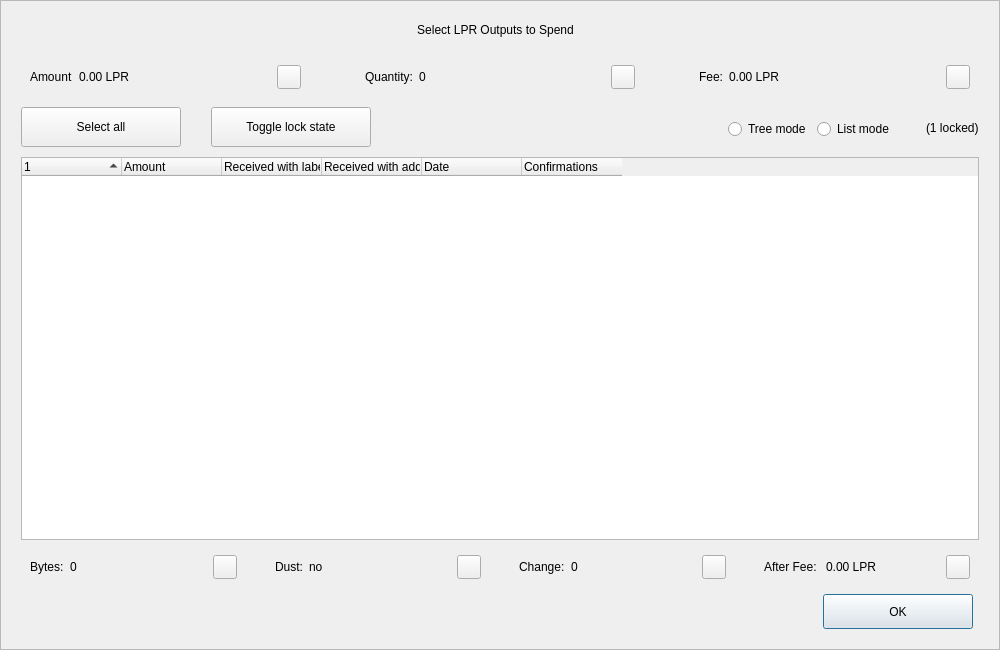
<?xml version="1.0" encoding="UTF-8"?>
<ui version="4.0">
 <class>CoinControlDialog</class>
 <widget class="QDialog" name="CoinControlDialog">
  <property name="geometry">
   <rect>
    <x>0</x>
    <y>0</y>
    <width>1000</width>
    <height>650</height>
   </rect>
  </property>
  <property name="minimumSize">
   <size>
    <width>950</width>
    <height>650</height>
   </size>
  </property>
  <property name="windowTitle">
   <string>Coin Selection</string>
  </property>
  <property name="styleSheet">
   <string notr="true"/>
  </property>
  <layout class="QVBoxLayout" name="verticalLayout">
   <property name="spacing">
    <number>0</number>
   </property>
   <property name="leftMargin">
    <number>0</number>
   </property>
   <property name="topMargin">
    <number>0</number>
   </property>
   <property name="rightMargin">
    <number>0</number>
   </property>
   <property name="bottomMargin">
    <number>0</number>
   </property>
   <item>
    <widget class="QFrame" name="frameContainer">
     <property name="toolTipDuration">
      <number>0</number>
     </property>
     <property name="frameShape">
      <enum>QFrame::StyledPanel</enum>
     </property>
     <property name="frameShadow">
      <enum>QFrame::Raised</enum>
     </property>
     <layout class="QVBoxLayout" name="verticalLayout_2">
      <property name="leftMargin">
       <number>0</number>
      </property>
      <property name="rightMargin">
       <number>0</number>
      </property>
      <property name="bottomMargin">
       <number>20</number>
      </property>
      <item>
       <layout class="QHBoxLayout" name="horizontalLayout_12">
        <property name="spacing">
         <number>0</number>
        </property>
        <property name="leftMargin">
         <number>20</number>
        </property>
        <property name="rightMargin">
         <number>30</number>
        </property>
        <item>
         <spacer name="horizontalSpacer_4">
          <property name="orientation">
           <enum>Qt::Horizontal</enum>
          </property>
          <property name="sizeHint" stdset="0">
           <size>
            <width>40</width>
            <height>20</height>
           </size>
          </property>
         </spacer>
        </item>
        <item>
         <widget class="QLabel" name="labelTitle">
          <property name="minimumSize">
           <size>
            <width>0</width>
            <height>40</height>
           </size>
          </property>
          <property name="maximumSize">
           <size>
            <width>16777215</width>
            <height>40</height>
           </size>
          </property>
          <property name="text">
           <string>Select LPR Outputs to Spend</string>
          </property>
          <property name="alignment">
           <set>Qt::AlignCenter</set>
          </property>
          <property name="margin">
           <number>7</number>
          </property>
         </widget>
        </item>
        <item>
         <spacer name="horizontalSpacer_5">
          <property name="orientation">
           <enum>Qt::Horizontal</enum>
          </property>
          <property name="sizeHint" stdset="0">
           <size>
            <width>40</width>
            <height>20</height>
           </size>
          </property>
         </spacer>
        </item>
       </layout>
      </item>
      <item>
       <layout class="QHBoxLayout" name="horizontalLayout_8">
        <property name="leftMargin">
         <number>20</number>
        </property>
        <property name="rightMargin">
         <number>20</number>
        </property>
        <item>
         <widget class="QWidget" name="layoutAmount" native="true">
          <layout class="QHBoxLayout" name="horizontalLayout_9" stretch="0,1,0">
           <item>
            <widget class="QLabel" name="labelCoinControlAmountText">
             <property name="text">
              <string>Amount</string>
             </property>
            </widget>
           </item>
           <item>
            <widget class="QLabel" name="labelCoinControlAmount">
             <property name="text">
              <string>0.00 LPR</string>
             </property>
            </widget>
           </item>
           <item alignment="Qt::AlignHCenter|Qt::AlignVCenter">
            <widget class="QPushButton" name="pushButtonAmount">
             <property name="minimumSize">
              <size>
               <width>0</width>
               <height>24</height>
              </size>
             </property>
             <property name="maximumSize">
              <size>
               <width>24</width>
               <height>26</height>
              </size>
             </property>
             <property name="focusPolicy">
              <enum>Qt::NoFocus</enum>
             </property>
             <property name="styleSheet">
              <string notr="true">padding-bottom:2px;
padding-right:4px;</string>
             </property>
             <property name="text">
              <string/>
             </property>
            </widget>
           </item>
          </layout>
         </widget>
        </item>
        <item>
         <spacer name="horizontalSpacer_2">
          <property name="orientation">
           <enum>Qt::Horizontal</enum>
          </property>
          <property name="sizeType">
           <enum>QSizePolicy::Fixed</enum>
          </property>
          <property name="sizeHint" stdset="0">
           <size>
            <width>40</width>
            <height>20</height>
           </size>
          </property>
         </spacer>
        </item>
        <item>
         <widget class="QWidget" name="layoutQuantity" native="true">
          <layout class="QHBoxLayout" name="horizontalLayout_10" stretch="0,1,0">
           <item>
            <widget class="QLabel" name="labelCoinControlQuantityText">
             <property name="text">
              <string>Quantity:</string>
             </property>
            </widget>
           </item>
           <item>
            <widget class="QLabel" name="labelCoinControlQuantity">
             <property name="text">
              <string>0</string>
             </property>
            </widget>
           </item>
           <item alignment="Qt::AlignHCenter|Qt::AlignVCenter">
            <widget class="QPushButton" name="pushButtonQuantity">
             <property name="minimumSize">
              <size>
               <width>0</width>
               <height>24</height>
              </size>
             </property>
             <property name="maximumSize">
              <size>
               <width>24</width>
               <height>26</height>
              </size>
             </property>
             <property name="focusPolicy">
              <enum>Qt::NoFocus</enum>
             </property>
             <property name="styleSheet">
              <string notr="true">padding-bottom:2px;
               padding-right:4px;</string>
             </property>
             <property name="text">
              <string/>
             </property>
            </widget>
           </item>
          </layout>
         </widget>
        </item>
        <item>
         <spacer name="horizontalSpacer_22">
          <property name="orientation">
           <enum>Qt::Horizontal</enum>
          </property>
          <property name="sizeType">
           <enum>QSizePolicy::Fixed</enum>
          </property>
          <property name="sizeHint" stdset="0">
           <size>
            <width>40</width>
            <height>20</height>
           </size>
          </property>
         </spacer>
        </item>
        <item>
         <widget class="QWidget" name="layoutFee" native="true">
          <layout class="QHBoxLayout" name="horizontalLayout_11" stretch="0,1,0">
           <item>
            <widget class="QLabel" name="labelCoinControlFeeText">
             <property name="text">
              <string>Fee:</string>
             </property>
            </widget>
           </item>
           <item>
            <widget class="QLabel" name="labelCoinControlFee">
             <property name="text">
              <string>0.00 LPR</string>
             </property>
            </widget>
           </item>
           <item alignment="Qt::AlignHCenter|Qt::AlignVCenter">
            <widget class="QPushButton" name="pushButtonFee">
             <property name="minimumSize">
              <size>
               <width>0</width>
               <height>24</height>
              </size>
             </property>
             <property name="maximumSize">
              <size>
               <width>24</width>
               <height>26</height>
              </size>
             </property>
             <property name="focusPolicy">
              <enum>Qt::NoFocus</enum>
             </property>
             <property name="styleSheet">
              <string notr="true">padding-bottom:2px;
               padding-right:4px;</string>
             </property>
             <property name="text">
              <string/>
             </property>
            </widget>
           </item>
          </layout>
         </widget>
        </item>
       </layout>
      </item>
      <item>
       <widget class="QFrame" name="frame">
        <property name="minimumSize">
         <size>
          <width>0</width>
          <height>40</height>
         </size>
        </property>
        <property name="styleSheet">
         <string notr="true">#frame {
	border:0;
}</string>
        </property>
        <property name="frameShape">
         <enum>QFrame::StyledPanel</enum>
        </property>
        <property name="frameShadow">
         <enum>QFrame::Sunken</enum>
        </property>
        <layout class="QHBoxLayout" name="horizontalLayout">
         <property name="spacing">
          <number>0</number>
         </property>
         <property name="leftMargin">
          <number>20</number>
         </property>
         <property name="topMargin">
          <number>0</number>
         </property>
         <property name="rightMargin">
          <number>20</number>
         </property>
         <property name="bottomMargin">
          <number>0</number>
         </property>
         <item>
          <layout class="QHBoxLayout" name="horizontalLayoutPanel" stretch="0,0,0,0,0,0">
           <property name="spacing">
            <number>20</number>
           </property>
           <item>
            <widget class="QPushButton" name="pushButtonSelectAll">
             <property name="sizePolicy">
              <sizepolicy hsizetype="Maximum" vsizetype="Fixed">
               <horstretch>0</horstretch>
               <verstretch>0</verstretch>
              </sizepolicy>
             </property>
             <property name="minimumSize">
              <size>
               <width>160</width>
               <height>40</height>
              </size>
             </property>
             <property name="maximumSize">
              <size>
               <width>16777215</width>
               <height>40</height>
              </size>
             </property>
             <property name="text">
              <string>Select all</string>
             </property>
             <property name="checkable">
              <bool>true</bool>
             </property>
             <property name="checked">
              <bool>false</bool>
             </property>
             <property name="autoExclusive">
              <bool>false</bool>
             </property>
             <property name="autoDefault">
              <bool>false</bool>
             </property>
            </widget>
           </item>
           <item>
            <spacer name="horizontalSpacer_6">
             <property name="orientation">
              <enum>Qt::Horizontal</enum>
             </property>
             <property name="sizeType">
              <enum>QSizePolicy::Fixed</enum>
             </property>
             <property name="sizeHint" stdset="0">
              <size>
               <width>10</width>
               <height>20</height>
              </size>
             </property>
            </spacer>
           </item>
           <item>
            <widget class="QPushButton" name="pushButtonToggleLock">
             <property name="sizePolicy">
              <sizepolicy hsizetype="Maximum" vsizetype="Fixed">
               <horstretch>0</horstretch>
               <verstretch>0</verstretch>
              </sizepolicy>
             </property>
             <property name="minimumSize">
              <size>
               <width>160</width>
               <height>40</height>
              </size>
             </property>
             <property name="maximumSize">
              <size>
               <width>16777215</width>
               <height>40</height>
              </size>
             </property>
             <property name="text">
              <string>Toggle lock state</string>
             </property>
             <property name="checkable">
              <bool>true</bool>
             </property>
             <property name="autoExclusive">
              <bool>false</bool>
             </property>
             <property name="autoDefault">
              <bool>false</bool>
             </property>
            </widget>
           </item>
           <item>
            <spacer name="horizontalSpacer_7">
             <property name="orientation">
              <enum>Qt::Horizontal</enum>
             </property>
             <property name="sizeType">
              <enum>QSizePolicy::Expanding</enum>
             </property>
             <property name="sizeHint" stdset="0">
              <size>
               <width>30</width>
               <height>20</height>
              </size>
             </property>
            </spacer>
           </item>
           <item alignment="Qt::AlignRight">
            <widget class="QGroupBox" name="groupBox_2">
             <property name="styleSheet">
              <string notr="true">#groupBox_2 {
    background-color:transparent;
    border-radius:0;
}</string>
             </property>
             <property name="title">
              <string/>
             </property>
             <layout class="QHBoxLayout" name="horizontalLayout_14">
              <item>
               <widget class="QRadioButton" name="radioTreeMode">
                <property name="sizePolicy">
                 <sizepolicy hsizetype="Maximum" vsizetype="Fixed">
                  <horstretch>0</horstretch>
                  <verstretch>0</verstretch>
                 </sizepolicy>
                </property>
                <property name="text">
                 <string>Tree mode</string>
                </property>
               </widget>
              </item>
              <item>
               <widget class="QRadioButton" name="radioListMode">
                <property name="sizePolicy">
                 <sizepolicy hsizetype="Maximum" vsizetype="Fixed">
                  <horstretch>0</horstretch>
                  <verstretch>0</verstretch>
                 </sizepolicy>
                </property>
                <property name="text">
                 <string>List mode</string>
                </property>
                <property name="checked">
                 <bool>false</bool>
                </property>
               </widget>
              </item>
             </layout>
            </widget>
           </item>
           <item>
            <widget class="QLabel" name="labelLocked">
             <property name="text">
              <string>(1 locked)</string>
             </property>
            </widget>
           </item>
          </layout>
         </item>
        </layout>
       </widget>
      </item>
      <item>
       <layout class="QHBoxLayout" name="horizontalLayout_13">
        <property name="leftMargin">
         <number>20</number>
        </property>
        <property name="rightMargin">
         <number>20</number>
        </property>
        <item>
         <widget class="CoinControlTreeWidget" name="treeWidget">
          <property name="contextMenuPolicy">
           <enum>Qt::CustomContextMenu</enum>
          </property>
          <property name="styleSheet">
           <string notr="true"/>
          </property>
          <property name="sortingEnabled">
           <bool>false</bool>
          </property>
          <property name="columnCount">
           <number>6</number>
          </property>
          <attribute name="headerShowSortIndicator" stdset="0">
           <bool>true</bool>
          </attribute>
          <attribute name="headerStretchLastSection">
           <bool>false</bool>
          </attribute>
          <column>
           <property name="text">
            <string/>
           </property>
          </column>
          <column>
           <property name="text">
            <string>Amount</string>
           </property>
          </column>
          <column>
           <property name="text">
            <string>Received with label</string>
           </property>
          </column>
          <column>
           <property name="text">
            <string>Received with address</string>
           </property>
          </column>
          <column>
           <property name="text">
            <string>Date</string>
           </property>
          </column>
          <column>
           <property name="text">
            <string>Confirmations</string>
           </property>
           <property name="toolTip">
            <string>Confirmed</string>
           </property>
          </column>
         </widget>
        </item>
       </layout>
      </item>
      <item>
       <layout class="QHBoxLayout" name="horizontalLayout_3">
        <property name="spacing">
         <number>20</number>
        </property>
        <property name="leftMargin">
         <number>20</number>
        </property>
        <property name="rightMargin">
         <number>20</number>
        </property>
        <item>
         <widget class="QWidget" name="layoutBytes" native="true">
          <layout class="QHBoxLayout" name="horizontalLayout_4" stretch="0,1,0">
           <item>
            <widget class="QLabel" name="labelCoinControlBytesText">
             <property name="text">
              <string>Bytes:</string>
             </property>
            </widget>
           </item>
           <item>
            <widget class="QLabel" name="labelCoinControlBytes">
             <property name="text">
              <string>0</string>
             </property>
            </widget>
           </item>
           <item alignment="Qt::AlignHCenter|Qt::AlignVCenter">
            <widget class="QPushButton" name="pushButtonBytes">
             <property name="minimumSize">
              <size>
               <width>0</width>
               <height>24</height>
              </size>
             </property>
             <property name="maximumSize">
              <size>
               <width>24</width>
               <height>26</height>
              </size>
             </property>
             <property name="focusPolicy">
              <enum>Qt::NoFocus</enum>
             </property>
             <property name="styleSheet">
              <string notr="true">padding-bottom:2px;
               padding-right:4px;</string>
             </property>
             <property name="text">
              <string/>
             </property>
            </widget>
           </item>
          </layout>
         </widget>
        </item>
        <item>
         <widget class="QWidget" name="layoutDust" native="true">
          <layout class="QHBoxLayout" name="horizontalLayout_5" stretch="0,1,0">
           <item>
            <widget class="QLabel" name="labelCoinControlLowOutputText">
             <property name="text">
              <string>Dust:</string>
             </property>
            </widget>
           </item>
           <item>
            <widget class="QLabel" name="labelCoinControlLowOutput">
             <property name="text">
              <string>no</string>
             </property>
            </widget>
           </item>
           <item alignment="Qt::AlignHCenter|Qt::AlignVCenter">
            <widget class="QPushButton" name="pushButtonDust">
             <property name="minimumSize">
              <size>
               <width>0</width>
               <height>24</height>
              </size>
             </property>
             <property name="maximumSize">
              <size>
               <width>24</width>
               <height>26</height>
              </size>
             </property>
             <property name="focusPolicy">
              <enum>Qt::NoFocus</enum>
             </property>
             <property name="styleSheet">
              <string notr="true">padding-bottom:2px;
               padding-right:4px;</string>
             </property>
             <property name="text">
              <string/>
             </property>
            </widget>
           </item>
          </layout>
         </widget>
        </item>
        <item>
         <widget class="QWidget" name="layoutChange" native="true">
          <layout class="QHBoxLayout" name="horizontalLayout_6" stretch="0,1,0">
           <item>
            <widget class="QLabel" name="labelCoinControlChangeText">
             <property name="text">
              <string>Change:</string>
             </property>
            </widget>
           </item>
           <item>
            <widget class="QLabel" name="labelCoinControlChange">
             <property name="text">
              <string>0</string>
             </property>
            </widget>
           </item>
           <item alignment="Qt::AlignHCenter|Qt::AlignVCenter">
            <widget class="QPushButton" name="pushButtonChange">
             <property name="minimumSize">
              <size>
               <width>0</width>
               <height>24</height>
              </size>
             </property>
             <property name="maximumSize">
              <size>
               <width>24</width>
               <height>26</height>
              </size>
             </property>
             <property name="focusPolicy">
              <enum>Qt::NoFocus</enum>
             </property>
             <property name="styleSheet">
              <string notr="true">padding-bottom:2px;
               padding-right:4px;</string>
             </property>
             <property name="text">
              <string/>
             </property>
            </widget>
           </item>
          </layout>
         </widget>
        </item>
        <item>
         <widget class="QWidget" name="layoutAfter" native="true">
          <layout class="QHBoxLayout" name="horizontalLayout_7" stretch="0,1,0">
           <item>
            <widget class="QLabel" name="labelCoinControlAfterFeeText">
             <property name="text">
              <string>After Fee: </string>
             </property>
            </widget>
           </item>
           <item>
            <widget class="QLabel" name="labelCoinControlAfterFee">
             <property name="text">
              <string>0.00 LPR</string>
             </property>
            </widget>
           </item>
           <item alignment="Qt::AlignHCenter|Qt::AlignVCenter">
            <widget class="QPushButton" name="pushButtonAlterFee">
             <property name="minimumSize">
              <size>
               <width>0</width>
               <height>24</height>
              </size>
             </property>
             <property name="maximumSize">
              <size>
               <width>24</width>
               <height>26</height>
              </size>
             </property>
             <property name="focusPolicy">
              <enum>Qt::NoFocus</enum>
             </property>
             <property name="styleSheet">
              <string notr="true">padding-bottom:2px;
               padding-right:4px;</string>
             </property>
             <property name="text">
              <string/>
             </property>
            </widget>
           </item>
          </layout>
         </widget>
        </item>
       </layout>
      </item>
      <item>
       <layout class="QHBoxLayout" name="horizontalLayout_2">
        <property name="spacing">
         <number>0</number>
        </property>
        <property name="leftMargin">
         <number>20</number>
        </property>
        <property name="rightMargin">
         <number>26</number>
        </property>
        <item>
         <spacer name="horizontalSpacer_3">
          <property name="orientation">
           <enum>Qt::Horizontal</enum>
          </property>
          <property name="sizeHint" stdset="0">
           <size>
            <width>558</width>
            <height>20</height>
           </size>
          </property>
         </spacer>
        </item>
        <item>
         <widget class="QPushButton" name="pushButtonOk">
          <property name="minimumSize">
           <size>
            <width>150</width>
            <height>35</height>
           </size>
          </property>
          <property name="text">
           <string>OK</string>
          </property>
         </widget>
        </item>
       </layout>
      </item>
     </layout>
    </widget>
   </item>
  </layout>
 </widget>
 <customwidgets>
  <customwidget>
   <class>CoinControlTreeWidget</class>
   <extends>QTreeWidget</extends>
   <header>coincontroltreewidget.h</header>
  </customwidget>
 </customwidgets>
 <resources/>
 <connections/>
</ui>
